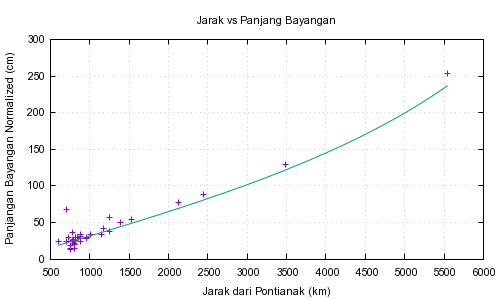

gnuplot code for this plot:
set datafile separator ","

set grid
set angles degrees

unset key

set title 'Jarak vs Panjang Bayangan'
set xlabel 'Jarak dari Pontianak (km)'
set ylabel 'Panjangan Bayangan Normalized (cm)'

set output 'jarak-vs-panjang-bayangan.png'
set terminal pngcairo  background "#ffffff" enhanced font "arial,8" fontscale 1.0 size 500, 300
plot 'fe101-sheet.csv' using 8:5 , \
   200 * tan(x/111.31944)